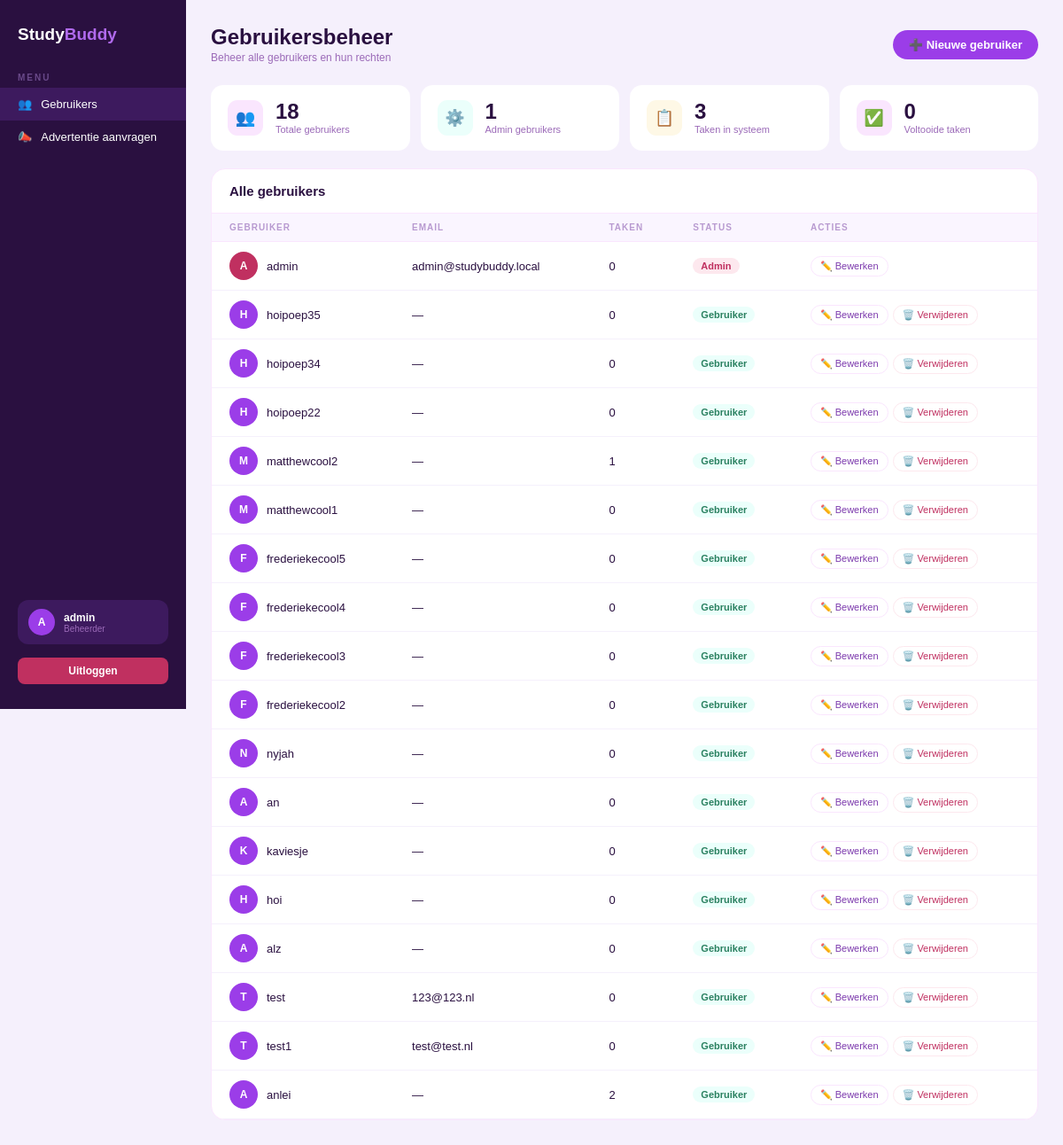
The app's page /admin (signed in) with its own data.
### tables this page shows
CREATE TABLE users (
            id INTEGER PRIMARY KEY AUTOINCREMENT,
            username TEXT NOT NULL UNIQUE,
            password TEXT NOT NULL,
            email TEXT,
            telefoonnummer TEXT,
            foto TEXT
        , is_admin INTEGER DEFAULT 0);

### app.py (the view)
@app.route("/admin")
@admin_required
def admin_dashboard():
    db = get_db()
    totaal_users = db.execute("SELECT COUNT(*) FROM users").fetchone()[0]
    totaal_taken = db.execute("SELECT COUNT(*) FROM taken").fetchone()[0]
    voltooide_taken = db.execute("SELECT COUNT(*) FROM taken WHERE voltooid = 1").fetchone()[0]
    admin_users = db.execute("SELECT COUNT(*) FROM users WHERE is_admin = 1").fetchone()[0]
    users = db.execute("""
        SELECT u.id, u.username, u.email, u.is_admin,
               (SELECT COUNT(*) FROM taken WHERE user_id = u.id) as taken_count
        FROM users u
        ORDER BY u.is_admin DESC, u.id DESC
    """).fetchall()
    logger.info(f"Admin dashboard geopend door gebruiker {session['user_id']}")
    return render_template("admin.html",
        totaal_users=totaal_users,
        totaal_taken=totaal_taken,
        voltooide_taken=voltooide_taken,
        admin_users=admin_users,
        users=users
    )

### app.py (called while the page is built)
def ingelogd():
    return "user_id" in session

def is_admin():
    return bool(session.get("is_admin"))

def admin_required(f):
    from functools import wraps
    @wraps(f)
    def decorated_function(*args, **kwargs):
        if not ingelogd() or not is_admin():
            flash("U hebt geen toegang tot deze pagina.", "error")
            return redirect(url_for("dashboard"))
        return f(*args, **kwargs)
    return decorated_function

### database.py (called while the page is built)
def get_db():
    conn = sqlite3.connect("studybuddy.db", timeout=30)
    conn.row_factory = sqlite3.Row
    conn.execute("PRAGMA journal_mode=WAL")
    return conn

### templates/admin.html (shortened to what this page needs)
{% extends "base.html" %}
{% block head_extra %}
  <link rel="stylesheet" href="{{ url_for('static', filename='css/admin.css') }}">
{% endblock %}
{% block content %}
<div style="display: flex; min-height: 100vh; background: #f5f0fc; color: #2a1040; font-family: 'DM Sans', sans-serif;">
  <aside style="width: 210px; background: #2a1040; display: flex; flex-direction: column; padding: 28px 0; position: fixed; top: 0; left: 0; min-height: 100vh;">
    <div style="font-family: 'Syne', sans-serif; font-size: 19px; font-weight: 800; color: white; padding: 0 20px; margin-bottom: 32px;">
      Study<span style="color: #b06aed;">Buddy</span>
    </div>
    <div style="font-size: 10px; font-weight: 600; letter-spacing: 2px; text-transform: uppercase; color: #6a4a8a; padding: 0 20px; margin-bottom: 6px;">Menu</div>
    <a href="{{ url_for('admin_dashboard') }}" style="display: flex; align-items: center; gap: 10px; padding: 11px 20px; font-size: 13px; color: white; text-decoration: none; transition: 0.2s; background: #3d1a5e;">
      <span>👥</span> Gebruikers
    </a>
    <a href="{{ url_for('admin_ad_requests') }}" style="display: flex; align-items: center; gap: 10px; padding: 11px 20px; font-size: 13px; color: white; text-decoration: none; transition: 0.2s;">
      <span>📣</span> Advertentie aanvragen
    </a>
    <div style="margin-top: auto; padding: 0 20px;">
      <div style="display: flex; align-items: center; gap: 10px; background: #3d1a5e; border-radius: 12px; padding: 10px 12px;">
        <div style="width: 30px; height: 30px; background: #9b3de8; border-radius: 50%; display: flex; align-items: center; justify-content: center; font-family: 'Syne', sans-serif; font-size: 12px; font-weight: 800; color: white;">
          {{ session.username[0].upper() }}
        </div>
        <div>
          <div style="font-size: 12px; font-weight: 600; color: white;">{{ session.username }}</div>
          <div style="font-size: 10px; color: #9b6ab8;">Beheerder</div>
        </div>
      </div>
      <a href="{{ url_for('logout') }}" style="display: block; margin-top: 15px; padding: 8px 12px; background: #c03060; color: white; border-radius: 8px; text-align: center; text-decoration: none; font-size: 12px; font-weight: 600;">
        Uitloggen
      </a>
    </div>
  </aside>
  <main style="margin-left: 210px; flex: 1; padding: 28px;">
    <div style="display: flex; align-items: center; justify-content: space-between; margin-bottom: 24px;">
      <div>
        <div style="font-family: 'Syne', sans-serif; font-size: 24px; font-weight: 800;">Gebruikersbeheer</div>
        <div style="font-size: 12px; color: #9b6ab8; margin-top: 2px;">Beheer alle gebruikers en hun rechten</div>
      </div>
      <a href="{{ url_for('admin_user_create') }}" style="padding: 9px 18px; background: #9b3de8; color: white; border-radius: 99px; font-family: 'DM Sans', sans-serif; font-size: 13px; font-weight: 600; text-decoration: none; cursor: pointer;">
        ➕ Nieuwe gebruiker
      </a>
    </div>
    <div style="display: grid; grid-template-columns: repeat(4, 1fr); gap: 12px; margin-bottom: 20px;">
      <div style="background: white; border-radius: 14px; padding: 16px 18px; display: flex; align-items: center; gap: 14px; border: 1.5px solid transparent; transition: 0.2s;">
        <div style="width: 40px; height: 40px; border-radius: 11px; display: flex; align-items: center; justify-content: center; font-size: 18px; background: #FAE6FE;">👥</div>
        <div>
          <div style="font-family: 'Syne', sans-serif; font-size: 24px; font-weight: 800; line-height: 1;">{{ totaal_users }}</div>
          <div style="font-size: 11px; color: #9b6ab8; margin-top: 2px;">Totale gebruikers</div>
        </div>
      </div>
      <div style="background: white; border-radius: 14px; padding: 16px 18px; display: flex; align-items: center; gap: 14px; border: 1.5px solid transparent; transition: 0.2s;">
        <div style="width: 40px; height: 40px; border-radius: 11px; display: flex; align-items: center; justify-content: center; font-size: 18px; background: #EBFFFB;">⚙️</div>
        <div>
          <div style="font-family: 'Syne', sans-serif; font-size: 24px; font-weight: 800; line-height: 1;">{{ admin_users }}</div>
          <div style="font-size: 11px; color: #9b6ab8; margin-top: 2px;">Admin gebruikers</div>
        </div>
      </div>
      <div style="background: white; border-radius: 14px; padding: 16px 18px; display: flex; align-items: center; gap: 14px; border: 1.5px solid transparent; transition: 0.2s;">
        <div style="width: 40px; height: 40px; border-radius: 11px; display: flex; align-items: center; justify-content: center; font-size: 18px; background: #FEF8E6;">📋</div>
        <div>
          <div style="font-family: 'Syne', sans-serif; font-size: 24px; font-weight: 800; line-height: 1;">{{ totaal_taken }}</div>
          <div style="font-size: 11px; color: #9b6ab8; margin-top: 2px;">Taken in systeem</div>
        </div>
      </div>
      <div style="background: white; border-radius: 14px; padding: 16px 18px; display: flex; align-items: center; gap: 14px; border: 1.5px solid transparent; transition: 0.2s;">
        <div style="width: 40px; height: 40px; border-radius: 11px; display: flex; align-items: center; justify-content: center; font-size: 18px; background: #FAE6FE;">✅</div>
        <div>
          <div style="font-family: 'Syne', sans-serif; font-size: 24px; font-weight: 800; line-height: 1;">{{ voltooide_taken }}</div>
          <div style="font-size: 11px; color: #9b6ab8; margin-top: 2px;">Voltooide taken</div>
        </div>
      </div>
    </div>
    <div style="background: white; border-radius: 16px; overflow: hidden; border: 1.5px solid #FAE6FE;">
      <div style="display: flex; align-items: center; justify-content: space-between; padding: 16px 20px; border-bottom: 1.5px solid #FAE6FE;">
        <div style="font-family: 'Syne', sans-serif; font-size: 15px; font-weight: 700;">Alle gebruikers</div>
      </div>
      <table style="width: 100%; border-collapse: collapse;">
        <thead>
          <tr>
            <th style="text-align: left; font-size: 10px; font-weight: 600; letter-spacing: 1px; text-transform: uppercase; color: #b89ad0; padding: 10px 20px; background: #faf5ff; border-bottom: 1.5px solid #FAE6FE;">Gebruiker</th>
            <th style="text-align: left; font-size: 10px; font-weight: 600; letter-spacing: 1px; text-transform: uppercase; color: #b89ad0; padding: 10px 20px; background: #faf5ff; border-bottom: 1.5px solid #FAE6FE;">Email</th>
            <th style="text-align: left; font-size: 10px; font-weight: 600; letter-spacing: 1px; text-transform: uppercase; color: #b89ad0; padding: 10px 20px; background: #faf5ff; border-bottom: 1.5px solid #FAE6FE;">Taken</th>
            <th style="text-align: left; font-size: 10px; font-weight: 600; letter-spacing: 1px; text-transform: uppercase; color: #b89ad0; padding: 10px 20px; background: #faf5ff; border-bottom: 1.5px solid #FAE6FE;">Status</th>
            <th style="text-align: left; font-size: 10px; font-weight: 600; letter-spacing: 1px; text-transform: uppercase; color: #b89ad0; padding: 10px 20px; background: #faf5ff; border-bottom: 1.5px solid #FAE6FE;">Acties</th>
          </tr>
        </thead>
        <tbody>
          {% for user in users %}
          <tr style="border-bottom: 1px solid #f5f0fc; transition: 0.15s;">
            <td style="padding: 11px 20px; font-size: 13px;">
              <div style="display: flex; align-items: center; gap: 10px;">
                <div style="width: 32px; height: 32px; border-radius: 50%; display: flex; align-items: center; justify-content: center; font-family: 'Syne', sans-serif; font-size: 12px; font-weight: 800; color: white; background: {% if user.is_admin %}#c03060{% else %}#9b3de8{% endif %}; flex-shrink: 0;">
                  {{ user.username[0].upper() }}
                </div>
                <div>
                  <div style="font-size: 13px; font-weight: 500;">{{ user.username }}</div>
                </div>
              </div>
            </td>
            <td style="padding: 11px 20px; font-size: 13px;">{{ user.email or '—' }}</td>
            <td style="padding: 11px 20px; font-size: 13px;">{{ user.taken_count }}</td>
            <td style="padding: 11px 20px; font-size: 13px;">
              {% if user.is_admin %}
                <span style="display: inline-block; padding: 3px 9px; border-radius: 99px; font-size: 11px; font-weight: 600; background: #fde8ee; color: #c03060;">Admin</span>
              {% else %}
                <span style="display: inline-block; padding: 3px 9px; border-radius: 99px; font-size: 11px; font-weight: 600; background: #EBFFFB; color: #2a8060;">Gebruiker</span>
              {% endif %}
            </td>
            <td style="padding: 11px 20px; font-size: 13px;">
              <div style="display: flex; gap: 5px; flex-wrap: wrap;">
                <a href="{{ url_for('admin_user_edit', user_id=user.id) }}" style="padding: 4px 10px; border-radius: 99px; font-size: 11px; font-weight: 500; border: 1.5px solid #FAE6FE; background: transparent; color: #7c3aad; text-decoration: none; cursor: pointer; transition: 0.2s;">
                  ✏️ Bewerken
                </a>
                {% if user.id != session.user_id %}
                <form method="POST" action="{{ url_for('admin_user_delete', user_id=user.id) }}" style="display: inline;" onsubmit="return confirm('Weet je zeker dat je deze gebruiker wilt verwijderen?');">
                  <button type="submit" style="padding: 4px 10px; border-radius: 99px; font-size: 11px; font-weight: 500; border: 1.5px solid #fde8ee; background: transparent; color: #c03060; cursor: pointer; transition: 0.2s;">
                    🗑️ Verwijderen
                  </button>
                </form>
                {% endif %}
              </div>
            </td>
          </tr>
          {% endfor %}
        </tbody>
      </table>
    </div>
  </main>
</div>
{% endblock %}

### static/css/style.css (style rules this page uses)
* { margin: 0; padding: 0; box-sizing: border-box; }
body { font-family: 'Segoe UI', sans-serif; background: #e8e8e8; min-height: 100vh; }

### static/css/admin.css (style rules this page uses)
* { margin: 0; padding: 0; box-sizing: border-box; }
body { font-family: 'DM Sans', sans-serif; }
table { width: 100%; border-collapse: collapse; }
thead th { text-align: left; font-size: 10px; font-weight: 600; letter-spacing: 1px; text-transform: uppercase; color: #b89ad0; padding: 10px 20px; background: #faf5ff; border-bottom: 1.5px solid #FAE6FE; }
tbody tr { border-bottom: 1px solid #f5f0fc; transition: .15s; }
tbody tr:last-child { border-bottom: none; }
td { padding: 11px 20px; font-size: 13px; vertical-align: middle; }

### records on screen
users: username "admin", username "A", email "admin@studybuddy.local", taken_count "0", is_admin "Admin"
users: username "H", username "hoipoep35", email "—", taken_count "0", shows "Gebruiker"
users: username "H", username "hoipoep34", email "—", taken_count "0", shows "Gebruiker"
users: username "H", username "hoipoep22", email "—", taken_count "0", shows "Gebruiker"
users: username "M", username "matthewcool2", email "—", taken_count "1", is_admin "Gebruiker"
users: username "M", username "matthewcool1", email "—", taken_count "0", shows "Gebruiker"
users: username "F", username "frederiekecool5", email "—", taken_count "0", shows "Gebruiker"
users: username "F", username "frederiekecool4", email "—", taken_count "0", shows "Gebruiker"
users: username "F", username "frederiekecool3", email "—", taken_count "0", shows "Gebruiker"
users: username "F", username "frederiekecool2", email "—", taken_count "0", shows "Gebruiker"
users: username "N", username "nyjah", email "—", taken_count "0", shows "Gebruiker"
users: username "A", username "an", email "—", taken_count "0", shows "Gebruiker"
users: username "K", username "kaviesje", email "—", taken_count "0", shows "Gebruiker"
users: username "H", username "hoi", email "—", taken_count "0", shows "Gebruiker"
users: username "A", username "alz", email "—", taken_count "0", shows "Gebruiker"
users: username "T", username "test", email "123@123.nl", taken_count "0", shows "Gebruiker"
users: username "T", username "test1", email "test@test.nl", taken_count "0", shows "Gebruiker"
users: username "A", username "anlei", email "—", taken_count "2", is_admin "Gebruiker"

### other values on screen
{{ session.username[0].upper() }} "A"
{{ totaal_users }} "18"
{{ admin_users }} "1"
{{ totaal_taken }} "3"
{{ voltooide_taken }} "0"
